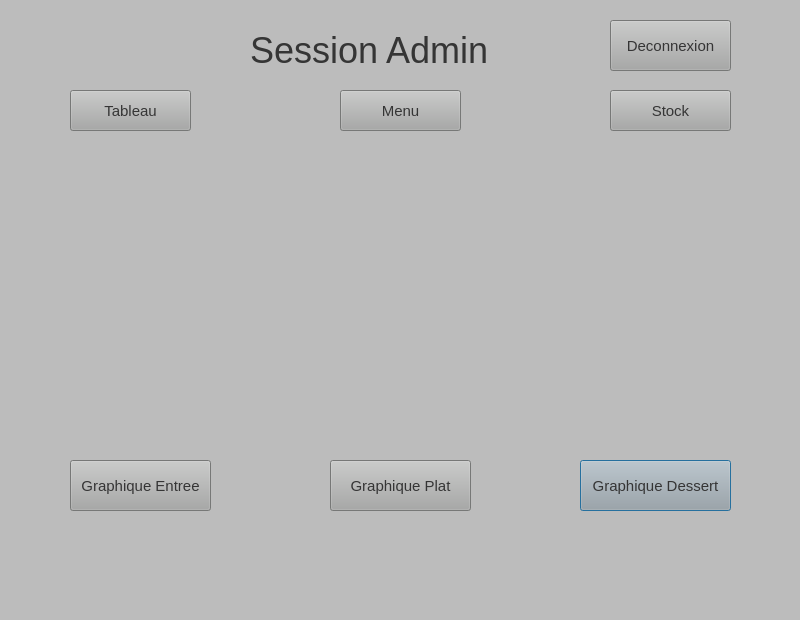
<?xml version="1.0" encoding="UTF-8"?>
<ui version="4.0">
 <class>Dialog</class>
 <widget class="QDialog" name="Dialog">
  <property name="geometry">
   <rect>
    <x>0</x>
    <y>0</y>
    <width>800</width>
    <height>620</height>
   </rect>
  </property>
  <property name="windowTitle">
   <string>Dialog</string>
  </property>
  <property name="styleSheet">
   <string notr="true">background-color: rgb(188, 188, 188);</string>
  </property>
  <widget class="QLabel" name="label">
   <property name="geometry">
    <rect>
     <x>250</x>
     <y>20</y>
     <width>301</width>
     <height>61</height>
    </rect>
   </property>
   <property name="styleSheet">
    <string notr="true">color:rgb(53, 53, 53); font-size:27pt;</string>
   </property>
   <property name="text">
    <string>Session Admin</string>
   </property>
  </widget>
  <widget class="QPushButton" name="graphiquebutton_dessert">
   <property name="geometry">
    <rect>
     <x>580</x>
     <y>460</y>
     <width>151</width>
     <height>51</height>
    </rect>
   </property>
   <property name="styleSheet">
    <string notr="true">background-color: rgb(167, 168, 167);color:rgb(53,53,53);font-size:11pt</string>
   </property>
   <property name="text">
    <string>Graphique Dessert</string>
   </property>
  </widget>
  <widget class="QPushButton" name="Menubutton">
   <property name="geometry">
    <rect>
     <x>340</x>
     <y>90</y>
     <width>121</width>
     <height>41</height>
    </rect>
   </property>
   <property name="styleSheet">
    <string notr="true">background-color: rgb(167, 168, 167);color:rgb(53,53,53);font-size:11pt</string>
   </property>
   <property name="text">
    <string>Menu</string>
   </property>
  </widget>
  <widget class="QPushButton" name="graphiquebutton_entree">
   <property name="geometry">
    <rect>
     <x>70</x>
     <y>460</y>
     <width>141</width>
     <height>51</height>
    </rect>
   </property>
   <property name="styleSheet">
    <string notr="true">background-color: rgb(167, 168, 167);font-size:11pt;color:rgb(53,53,53)</string>
   </property>
   <property name="text">
    <string>Graphique Entree</string>
   </property>
  </widget>
  <widget class="QPushButton" name="DisconnectedButton">
   <property name="geometry">
    <rect>
     <x>610</x>
     <y>20</y>
     <width>121</width>
     <height>51</height>
    </rect>
   </property>
   <property name="palette">
    <palette>
     <active>
      <colorrole role="WindowText">
       <brush brushstyle="SolidPattern">
        <color alpha="255">
         <red>53</red>
         <green>53</green>
         <blue>53</blue>
        </color>
       </brush>
      </colorrole>
      <colorrole role="Button">
       <brush brushstyle="SolidPattern">
        <color alpha="255">
         <red>167</red>
         <green>168</green>
         <blue>167</blue>
        </color>
       </brush>
      </colorrole>
      <colorrole role="Light">
       <brush brushstyle="SolidPattern">
        <color alpha="255">
         <red>255</red>
         <green>255</green>
         <blue>255</blue>
        </color>
       </brush>
      </colorrole>
      <colorrole role="Midlight">
       <brush brushstyle="SolidPattern">
        <color alpha="255">
         <red>223</red>
         <green>222</green>
         <blue>227</blue>
        </color>
       </brush>
      </colorrole>
      <colorrole role="Dark">
       <brush brushstyle="SolidPattern">
        <color alpha="255">
         <red>95</red>
         <green>94</green>
         <blue>99</blue>
        </color>
       </brush>
      </colorrole>
      <colorrole role="Mid">
       <brush brushstyle="SolidPattern">
        <color alpha="255">
         <red>127</red>
         <green>126</green>
         <blue>133</blue>
        </color>
       </brush>
      </colorrole>
      <colorrole role="Text">
       <brush brushstyle="SolidPattern">
        <color alpha="255">
         <red>53</red>
         <green>53</green>
         <blue>53</blue>
        </color>
       </brush>
      </colorrole>
      <colorrole role="BrightText">
       <brush brushstyle="SolidPattern">
        <color alpha="255">
         <red>255</red>
         <green>255</green>
         <blue>255</blue>
        </color>
       </brush>
      </colorrole>
      <colorrole role="ButtonText">
       <brush brushstyle="SolidPattern">
        <color alpha="255">
         <red>53</red>
         <green>53</green>
         <blue>53</blue>
        </color>
       </brush>
      </colorrole>
      <colorrole role="Base">
       <brush brushstyle="SolidPattern">
        <color alpha="255">
         <red>167</red>
         <green>168</green>
         <blue>167</blue>
        </color>
       </brush>
      </colorrole>
      <colorrole role="Window">
       <brush brushstyle="SolidPattern">
        <color alpha="255">
         <red>167</red>
         <green>168</green>
         <blue>167</blue>
        </color>
       </brush>
      </colorrole>
      <colorrole role="Shadow">
       <brush brushstyle="SolidPattern">
        <color alpha="255">
         <red>0</red>
         <green>0</green>
         <blue>0</blue>
        </color>
       </brush>
      </colorrole>
      <colorrole role="AlternateBase">
       <brush brushstyle="SolidPattern">
        <color alpha="255">
         <red>223</red>
         <green>222</green>
         <blue>227</blue>
        </color>
       </brush>
      </colorrole>
      <colorrole role="ToolTipBase">
       <brush brushstyle="SolidPattern">
        <color alpha="255">
         <red>255</red>
         <green>255</green>
         <blue>220</blue>
        </color>
       </brush>
      </colorrole>
      <colorrole role="ToolTipText">
       <brush brushstyle="SolidPattern">
        <color alpha="255">
         <red>0</red>
         <green>0</green>
         <blue>0</blue>
        </color>
       </brush>
      </colorrole>
     </active>
     <inactive>
      <colorrole role="WindowText">
       <brush brushstyle="SolidPattern">
        <color alpha="255">
         <red>53</red>
         <green>53</green>
         <blue>53</blue>
        </color>
       </brush>
      </colorrole>
      <colorrole role="Button">
       <brush brushstyle="SolidPattern">
        <color alpha="255">
         <red>167</red>
         <green>168</green>
         <blue>167</blue>
        </color>
       </brush>
      </colorrole>
      <colorrole role="Light">
       <brush brushstyle="SolidPattern">
        <color alpha="255">
         <red>255</red>
         <green>255</green>
         <blue>255</blue>
        </color>
       </brush>
      </colorrole>
      <colorrole role="Midlight">
       <brush brushstyle="SolidPattern">
        <color alpha="255">
         <red>223</red>
         <green>222</green>
         <blue>227</blue>
        </color>
       </brush>
      </colorrole>
      <colorrole role="Dark">
       <brush brushstyle="SolidPattern">
        <color alpha="255">
         <red>95</red>
         <green>94</green>
         <blue>99</blue>
        </color>
       </brush>
      </colorrole>
      <colorrole role="Mid">
       <brush brushstyle="SolidPattern">
        <color alpha="255">
         <red>127</red>
         <green>126</green>
         <blue>133</blue>
        </color>
       </brush>
      </colorrole>
      <colorrole role="Text">
       <brush brushstyle="SolidPattern">
        <color alpha="255">
         <red>53</red>
         <green>53</green>
         <blue>53</blue>
        </color>
       </brush>
      </colorrole>
      <colorrole role="BrightText">
       <brush brushstyle="SolidPattern">
        <color alpha="255">
         <red>255</red>
         <green>255</green>
         <blue>255</blue>
        </color>
       </brush>
      </colorrole>
      <colorrole role="ButtonText">
       <brush brushstyle="SolidPattern">
        <color alpha="255">
         <red>53</red>
         <green>53</green>
         <blue>53</blue>
        </color>
       </brush>
      </colorrole>
      <colorrole role="Base">
       <brush brushstyle="SolidPattern">
        <color alpha="255">
         <red>167</red>
         <green>168</green>
         <blue>167</blue>
        </color>
       </brush>
      </colorrole>
      <colorrole role="Window">
       <brush brushstyle="SolidPattern">
        <color alpha="255">
         <red>167</red>
         <green>168</green>
         <blue>167</blue>
        </color>
       </brush>
      </colorrole>
      <colorrole role="Shadow">
       <brush brushstyle="SolidPattern">
        <color alpha="255">
         <red>0</red>
         <green>0</green>
         <blue>0</blue>
        </color>
       </brush>
      </colorrole>
      <colorrole role="AlternateBase">
       <brush brushstyle="SolidPattern">
        <color alpha="255">
         <red>223</red>
         <green>222</green>
         <blue>227</blue>
        </color>
       </brush>
      </colorrole>
      <colorrole role="ToolTipBase">
       <brush brushstyle="SolidPattern">
        <color alpha="255">
         <red>255</red>
         <green>255</green>
         <blue>220</blue>
        </color>
       </brush>
      </colorrole>
      <colorrole role="ToolTipText">
       <brush brushstyle="SolidPattern">
        <color alpha="255">
         <red>0</red>
         <green>0</green>
         <blue>0</blue>
        </color>
       </brush>
      </colorrole>
     </inactive>
     <disabled>
      <colorrole role="WindowText">
       <brush brushstyle="SolidPattern">
        <color alpha="255">
         <red>53</red>
         <green>53</green>
         <blue>53</blue>
        </color>
       </brush>
      </colorrole>
      <colorrole role="Button">
       <brush brushstyle="SolidPattern">
        <color alpha="255">
         <red>167</red>
         <green>168</green>
         <blue>167</blue>
        </color>
       </brush>
      </colorrole>
      <colorrole role="Light">
       <brush brushstyle="SolidPattern">
        <color alpha="255">
         <red>255</red>
         <green>255</green>
         <blue>255</blue>
        </color>
       </brush>
      </colorrole>
      <colorrole role="Midlight">
       <brush brushstyle="SolidPattern">
        <color alpha="255">
         <red>223</red>
         <green>222</green>
         <blue>227</blue>
        </color>
       </brush>
      </colorrole>
      <colorrole role="Dark">
       <brush brushstyle="SolidPattern">
        <color alpha="255">
         <red>95</red>
         <green>94</green>
         <blue>99</blue>
        </color>
       </brush>
      </colorrole>
      <colorrole role="Mid">
       <brush brushstyle="SolidPattern">
        <color alpha="255">
         <red>127</red>
         <green>126</green>
         <blue>133</blue>
        </color>
       </brush>
      </colorrole>
      <colorrole role="Text">
       <brush brushstyle="SolidPattern">
        <color alpha="255">
         <red>53</red>
         <green>53</green>
         <blue>53</blue>
        </color>
       </brush>
      </colorrole>
      <colorrole role="BrightText">
       <brush brushstyle="SolidPattern">
        <color alpha="255">
         <red>255</red>
         <green>255</green>
         <blue>255</blue>
        </color>
       </brush>
      </colorrole>
      <colorrole role="ButtonText">
       <brush brushstyle="SolidPattern">
        <color alpha="255">
         <red>53</red>
         <green>53</green>
         <blue>53</blue>
        </color>
       </brush>
      </colorrole>
      <colorrole role="Base">
       <brush brushstyle="SolidPattern">
        <color alpha="255">
         <red>167</red>
         <green>168</green>
         <blue>167</blue>
        </color>
       </brush>
      </colorrole>
      <colorrole role="Window">
       <brush brushstyle="SolidPattern">
        <color alpha="255">
         <red>167</red>
         <green>168</green>
         <blue>167</blue>
        </color>
       </brush>
      </colorrole>
      <colorrole role="Shadow">
       <brush brushstyle="SolidPattern">
        <color alpha="255">
         <red>0</red>
         <green>0</green>
         <blue>0</blue>
        </color>
       </brush>
      </colorrole>
      <colorrole role="AlternateBase">
       <brush brushstyle="SolidPattern">
        <color alpha="255">
         <red>191</red>
         <green>189</green>
         <blue>199</blue>
        </color>
       </brush>
      </colorrole>
      <colorrole role="ToolTipBase">
       <brush brushstyle="SolidPattern">
        <color alpha="255">
         <red>255</red>
         <green>255</green>
         <blue>220</blue>
        </color>
       </brush>
      </colorrole>
      <colorrole role="ToolTipText">
       <brush brushstyle="SolidPattern">
        <color alpha="255">
         <red>0</red>
         <green>0</green>
         <blue>0</blue>
        </color>
       </brush>
      </colorrole>
     </disabled>
    </palette>
   </property>
   <property name="styleSheet">
    <string notr="true">background-color: rgb(167, 168, 167);color:rgb(53,53,53);font-size:11pt</string>
   </property>
   <property name="text">
    <string>Deconnexion</string>
   </property>
  </widget>
  <widget class="QPushButton" name="graphiquebutton_plat">
   <property name="geometry">
    <rect>
     <x>330</x>
     <y>460</y>
     <width>141</width>
     <height>51</height>
    </rect>
   </property>
   <property name="styleSheet">
    <string notr="true">background-color: rgb(167, 168, 167);color:rgb(53,53,53);font-size:11pt</string>
   </property>
   <property name="text">
    <string>Graphique Plat</string>
   </property>
  </widget>
  <widget class="QPushButton" name="Tableaubutton">
   <property name="geometry">
    <rect>
     <x>70</x>
     <y>90</y>
     <width>121</width>
     <height>41</height>
    </rect>
   </property>
   <property name="styleSheet">
    <string notr="true">background-color: rgb(167, 168, 167);color:rgb(53,53,53);font-size:11pt</string>
   </property>
   <property name="text">
    <string>Tableau</string>
   </property>
  </widget>
  <widget class="QPushButton" name="Stockbutton">
   <property name="geometry">
    <rect>
     <x>610</x>
     <y>90</y>
     <width>121</width>
     <height>41</height>
    </rect>
   </property>
   <property name="styleSheet">
    <string notr="true">background-color: rgb(167, 168, 167);color:rgb(53,53,53);font-size:11pt</string>
   </property>
   <property name="text">
    <string>Stock</string>
   </property>
  </widget>
 </widget>
 <resources/>
 <connections/>
</ui>
